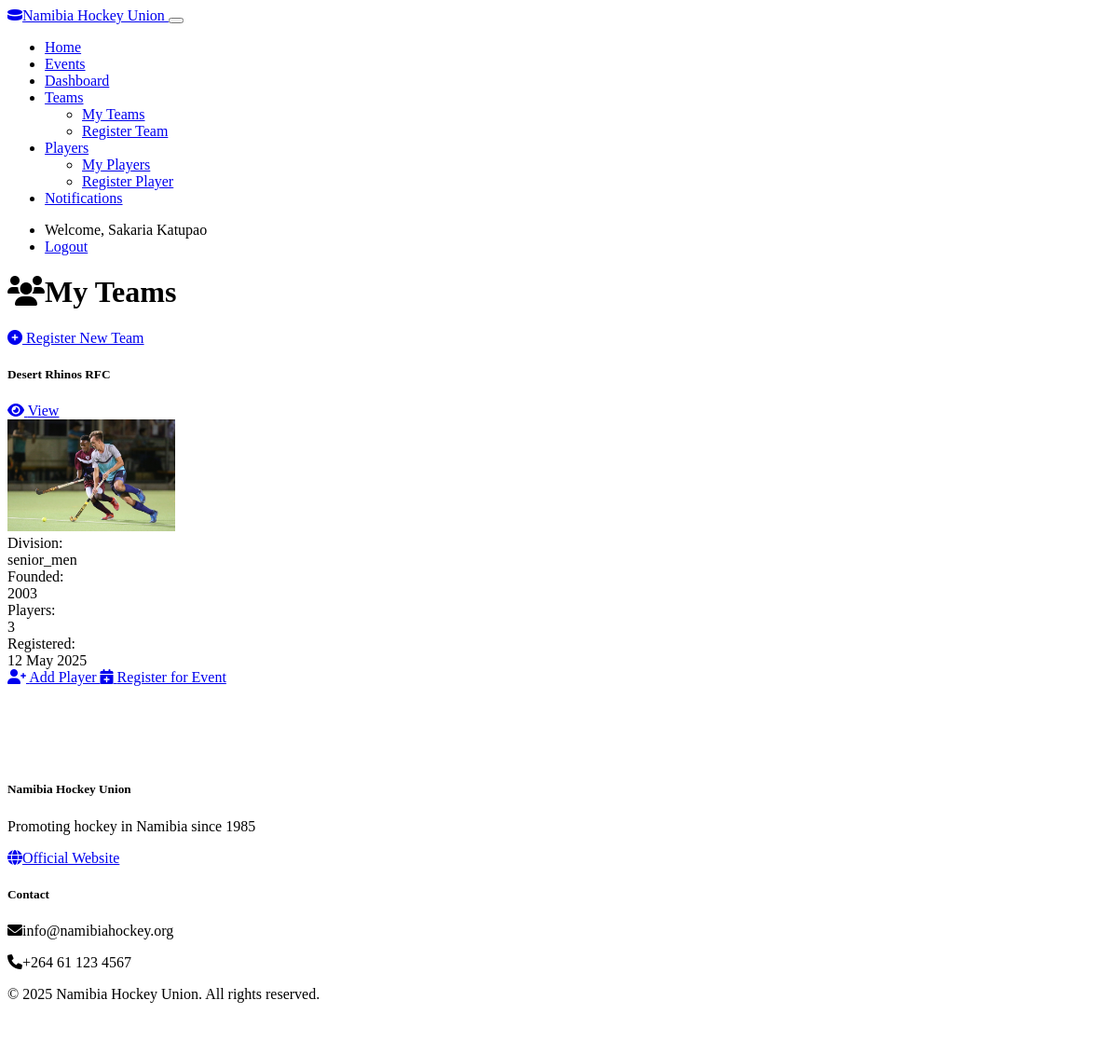
Page /teams (signed in) on the committed database.
### models.py (models this page shows, shortened)
class User(UserMixin, db.Model):
    id = db.Column(db.Integer, primary_key=True)
    username = db.Column(db.String(64), unique=True, nullable=False)
    email = db.Column(db.String(120), unique=True, nullable=False)
    password_hash = db.Column(db.String(256), nullable=False)
    is_admin = db.Column(db.Boolean, default=False)
    teams = db.relationship('Team', backref='manager', lazy=True)

class Team(db.Model):
    id = db.Column(db.Integer, primary_key=True)
    name = db.Column(db.String(100), nullable=False)
    division = db.Column(db.String(50), nullable=False)
    founded_year = db.Column(db.Integer)
    manager_id = db.Column(db.Integer, db.ForeignKey('user.id'), nullable=False)
    logo_url = db.Column(db.String(256))
    created_at = db.Column(db.DateTime, default=datetime.utcnow)
    players = db.relationship('Player', secondary=player_team, lazy='subquery',
                            backref=db.backref('teams', lazy=True))
    events = db.relationship('Event', secondary=team_event, lazy='subquery',
                           backref=db.backref('teams', lazy=True))

### routes.py (the view)
@app.route('/teams')
@login_required
def team_list():
    now = datetime.utcnow()
    teams = Team.query.filter_by(manager_id=current_user.id).all()
    return render_template('team_list.html', teams=teams, now=now)

### models.py (called while the page is built)
@login_manager.user_loader
def load_user(user_id):
    return User.query.get(int(user_id))

### templates/team_list.html (shortened to what this page needs)
{% extends "base.html" %}
{% block content %}
<div class="row mb-4">
    <div class="col-md-8">
        <h1 class="mb-0"><i class="fas fa-users me-2"></i>My Teams</h1>
    </div>
    <div class="col-md-4 text-md-end">
        <a href="{{ url_for('register_team') }}" class="btn btn-primary">
            <i class="fas fa-plus-circle me-1"></i> Register New Team
        </a>
    </div>
</div>
{% if teams %}
<div class="row">
    {% for team in teams %}
    <div class="col-md-6 mb-4">
        <div class="card h-100">
            <div class="card-header bg-primary text-white d-flex justify-content-between align-items-center">
                <h5 class="mb-0">{{ team.name }}</h5>
                <div>
                    <a href="{{ url_for('team_details', team_id=team.id) }}" class="btn btn-sm btn-light">
                        <i class="fas fa-eye"></i> View
                    </a>
                </div>
            </div>
            <div class="card-body">
                <div class="row mb-4">
                    <div class="col-md-4 text-center mb-3 mb-md-0">
                        {% if team.logo_url %}
                        <img src="{{ team.logo_url }}" alt="{{ team.name }} Logo" class="img-fluid rounded" style="max-height: 120px;">
                        {% else %}
                        <div class="bg-light rounded d-flex align-items-center justify-content-center" style="height: 120px; width: 100%;">
                            <i class="fas fa-shield-alt fa-3x text-muted"></i>
                        </div>
                        {% endif %}
                    </div>
                    <div class="col-md-8">
                        <div class="row mb-3">
                            <div class="col-4 text-muted">Division:</div>
                            <div class="col-8">{{ team.division }}</div>
                        </div>
                        {% if team.founded_year %}
                        <div class="row mb-3">
                            <div class="col-4 text-muted">Founded:</div>
                            <div class="col-8">{{ team.founded_year }}</div>
                        </div>
                        {% endif %}
                    </div>
                </div>
                <div class="row mb-3">
                    <div class="col-4 text-muted">Players:</div>
                    <div class="col-8">{{ team.players|length }}</div>
                </div>
                <div class="row mb-3">
                    <div class="col-4 text-muted">Registered:</div>
                    <div class="col-8">{{ team.created_at.strftime('%d %b %Y') }}</div>
                </div>
            </div>
            <div class="card-footer">
                <div class="btn-group w-100">
                    <a href="{{ url_for('register_player') }}" class="btn btn-outline-primary">
                        <i class="fas fa-user-plus me-1"></i> Add Player
                    </a>
                    <a href="{{ url_for('register_team_for_event') }}" class="btn btn-outline-primary">
                        <i class="fas fa-calendar-plus me-1"></i> Register for Event
                    </a>
                </div>
            </div>
        </div>
    </div>
    {% endfor %}
</div>
{% endif %}
{% endblock %}

### templates/base.html (shortened to what this page needs)
<!DOCTYPE html>
<html lang="en" data-bs-theme="dark">
<head>
    <link rel="stylesheet" href="https://cdn.replit.com/agent/bootstrap-agent-dark-theme.min.css">
    <link rel="stylesheet" href="https://cdnjs.cloudflare.com/ajax/libs/font-awesome/6.0.0-beta3/css/all.min.css">
    <link rel="stylesheet" href="{{ url_for('static', filename='css/custom.css') }}">
</head>
<body>
    <header>
        <nav class="navbar navbar-expand-lg navbar-dark bg-dark">
            <div class="container">
                <a class="navbar-brand" href="{{ url_for('index') }}">
                    <i class="fas fa-hockey-puck me-2"></i>Namibia Hockey Union
                </a>
                <button class="navbar-toggler" type="button" data-bs-toggle="collapse" data-bs-target="#navbarNav"
                        aria-controls="navbarNav" aria-expanded="false" aria-label="Toggle navigation">
                </button>
                <div class="collapse navbar-collapse" id="navbarNav">
                    <ul class="navbar-nav me-auto">
                        <li class="nav-item">
                            <a class="nav-link" href="{{ url_for('index') }}">Home</a>
                        </li>
                        <li class="nav-item">
                            <a class="nav-link" href="{{ url_for('event_list') }}">Events</a>
                        </li>
                        {% if current_user.is_authenticated %}
                        <li class="nav-item">
                            <a class="nav-link" href="{{ url_for('dashboard') }}">Dashboard</a>
                        </li>
                        <li class="nav-item dropdown">
                            <a class="nav-link dropdown-toggle" href="#" id="teamDropdown" role="button"
                               data-bs-toggle="dropdown" aria-expanded="false">
                                Teams
                            </a>
                            <ul class="dropdown-menu" aria-labelledby="teamDropdown">
                                <li><a class="dropdown-item" href="{{ url_for('team_list') }}">My Teams</a></li>
                                <li><a class="dropdown-item" href="{{ url_for('register_team') }}">Register Team</a></li>
                            </ul>
                        </li>
                        <li class="nav-item dropdown">
                            <a class="nav-link dropdown-toggle" href="#" id="playerDropdown" role="button"
                               data-bs-toggle="dropdown" aria-expanded="false">
                                Players
                            </a>
                            <ul class="dropdown-menu" aria-labelledby="playerDropdown">
                                <li><a class="dropdown-item" href="{{ url_for('player_list') }}">My Players</a></li>
                                <li><a class="dropdown-item" href="{{ url_for('register_player') }}">Register Player</a></li>
                            </ul>
                        </li>
                        <li class="nav-item">
                            <a class="nav-link" href="{{ url_for('notifications') }}">Notifications</a>
                        </li>
                        {% endif %}
                    </ul>
                    <ul class="navbar-nav">
                        {% if current_user.is_authenticated %}
                        <li class="nav-item">
                            <span class="nav-link">Welcome, {{ current_user.username }}</span>
                        </li>
                        <li class="nav-item">
                            <a class="nav-link" href="{{ url_for('logout') }}">Logout</a>
                        </li>
                        {% endif %}
                    </ul>
                </div>
            </div>
        </nav>
    </header>
    <main class="container py-4">
        {% block content %}{% endblock %}
    </main>
    <footer class="bg-dark text-light py-4 mt-5">
        <div class="container">
            <div class="row">
                <div class="col-md-6">
                    <h5>Namibia Hockey Union</h5>
                    <p>Promoting hockey in Namibia since 1985</p>
                    <p>
                        <a href="https://namibiahockey.org" class="text-light" target="_blank">
                            <i class="fas fa-globe me-2"></i>Official Website
                        </a>
                    </p>
                </div>
                <div class="col-md-6 text-md-end">
                    <h5>Contact</h5>
                    <p><i class="fas fa-envelope me-2"></i>info@namibiahockey.org</p>
                    <p><i class="fas fa-phone me-2"></i>+264 61 123 4567</p>
                </div>
            </div>
            <div class="row mt-3">
                <div class="col-12 text-center">
                    <p class="mb-0">&copy; {{ now.year }} Namibia Hockey Union. All rights reserved.</p>
                </div>
            </div>
        </div>
    </footer>
</body>
</html>

### static/css/custom.css (style rules this page uses)
footer { margin-top: 3rem; padding-top: 2rem; padding-bottom: 2rem; border-top: 1px solid rgba(255, 255, 255, 0.1); }

### rows in the picture
User: username "Sakaria Katupao"
Team: name "Desert Rhinos RFC", logo_url (picture), division "senior_men", founded_year "2003", players|length "3", created_at "12 May 2025"
